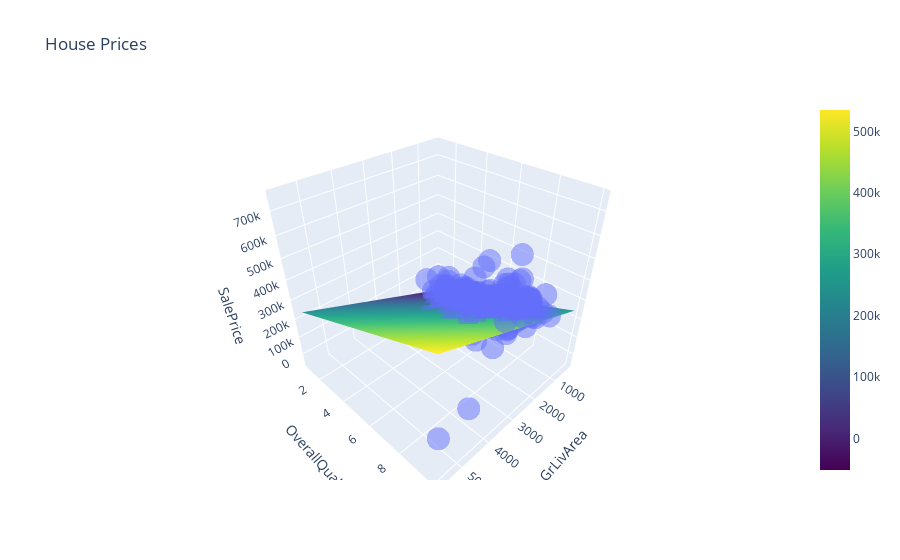

The notebook cell this image was saved under:
### Code cell
surface_3d(
    train,
    f1='GrLivArea', 
    f2='OverallQual', 
    target='SalePrice',  
    title='House Prices'
)

### Figure 1 — Plotly figure (JSON) as saved in the notebook; plotly's stock layout.template omitted (floating-point values rounded to 4 significant figures; data arrays with more than 128 entries replaced by an {"elided": "..."} marker saying what was removed)
{"data": [{"hovertemplate": "GrLivArea=%{x}<br>OverallQual=%{y}<br>SalePrice=%{z}<extra></extra>", "legendgroup": "", "marker": {"color": "#636efa", "opacity": 0.5, "symbol": "circle"}, "mode": "markers", "name": "", "scene": "scene", "showlegend": false, "type": "scatter3d", "x": {"elided": "1095 int values"}, "y": {"elided": "1095 int values"}, "z": {"elided": "1095 int values"}}, {"colorscale": [[0, "#440154"], [0.1111, "#482878"], [0.2222, "#3e4989"], [0.3333, "#31688e"], [0.4444, "#26828e"], [0.5556, "#1f9e89"], [0.6667, "#35b779"], [0.7778, "#6ece58"], [0.8889, "#b5de2b"], [1, "#fde725"]], "type": "surface", "x": [334, 613.4, 892.7, 1172.0, 1451.0, 1731.0, 2010.0, 2290.0, 2569.0, 2848.0, 3128.0, 3407.0, 3686.0, 3966.0, 4245.0, 4525.0, 4804.0, 5083.0, 5363.0, 5642], "y": [1, 1.474, 1.947, 2.421, 2.895, 3.368, 3.842, 4.316, 4.789, 5.263, 5.737, 6.211, 6.684, 7.158, 7.632, 8.105, 8.579, 9.053, 9.526, 10], "z": {"elided": "20x20 float values"}}], "layout": {"autosize": true, "legend": {"tracegroupgap": 0}, "scene": {"aspectmode": "auto", "aspectratio": {"x": 1, "y": 1, "z": 1}, "domain": {"x": [0, 1], "y": [0, 1]}, "xaxis": {"title": {"text": "GrLivArea"}, "type": "linear"}, "yaxis": {"title": {"text": "OverallQual"}, "type": "linear"}, "zaxis": {"title": {"text": "SalePrice"}, "type": "linear"}}, "title": {"text": "House Prices"}}}
